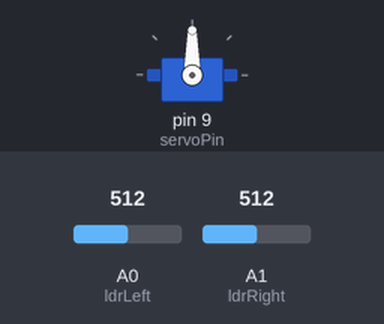
Simulated run of this sketch. Board: Arduino Uno, built with avr-gcc and run on an emulated ATmega328P. On the bench: servo. Inputs (shaded band) come from the test bench; at power-on: A0 (ldrLeft) = 512, A1 (ldrRight) = 512.

Above: at 1.3 s.
1.4 s: A0 (ldrLeft) set to 535
At 4.3 s:
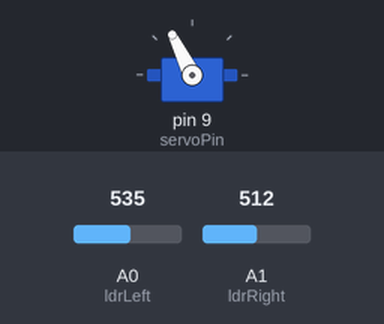
4.4 s: A1 (ldrRight) set to 535
At 5.4 s:
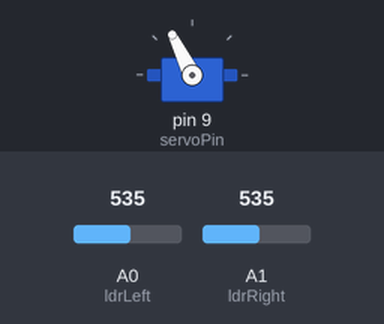
5.9 s: A1 (ldrRight) set to 511
At 7.23 s:
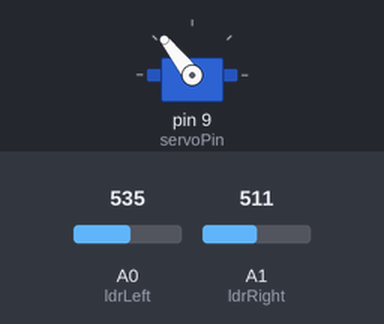
8.9 s: A1 (ldrRight) set to 716
11.9 s: A1 (ldrRight) set to 306
Timing chart, 0 to 20.9 s (numbered marks = the images above; inputs shaded):
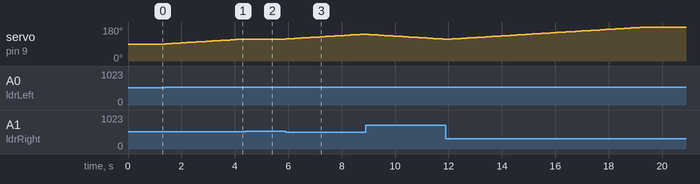

Measured:
- the behaviour switches between 522 and 523 on A0 (ldrLeft) (found by bisection; images 0 and 1)
- after the input at 1.4 s, servo on pin 9 (servoPin): moves from 90° to 116° over 2.9 s, starting at once
- after the input at 4.4 s, servo on pin 9 (servoPin): stays 116° (without the input it goes to 117° after 0.00 s)
- after the input at 5.9 s, servo on pin 9 (servoPin): moves from 116° to 142° over 2.9 s, starting at once

The sketch:

solar_tracker_single_axis_1.ino
```cpp
 // Abhinav tripathi Ece
// single axis Solar system

#include <Servo.h>
Servo myServo;
int ldrLeft = A0;
int ldrRight = A1;
int servoPin = 9;

int position = 90;
int threshold = 10;

void setup() {
  myServo.attach(servoPin);
  myServo.write(position);
  delay(100);
}

void loop() {
  int leftValue = analogRead(ldrLeft);
  int rightValue = analogRead(ldrRight);

  int difference = leftValue - rightValue;

  if (abs(difference) > threshold) {
    if (difference > 0 && position < 180) {
      position++;
    } else if (difference < 0 && position > 0) {
      position--;
    }
    myServo.write(position);
    delay(15);
  }

  delay(100);
}
```
